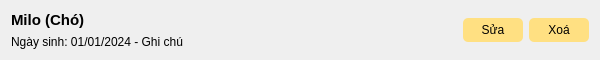
<?xml version="1.0" encoding="UTF-8"?>
<ui version="4.0">
 <class>Form</class>
 <widget class="QWidget" name="Form">
  <property name="geometry">
   <rect>
    <x>0</x>
    <y>0</y>
    <width>600</width>
    <height>60</height>
   </rect>
  </property>
  <property name="windowTitle">
   <string>Form</string>
  </property>
  <property name="styleSheet">
   <string notr="true">QPushButton {
	background: #FFE082;
	border: none;
	border-radius: 5px;
	padding: 5px;
	min-width: 50px;
	max-width: 50px;
}
QPushButton:hover {
	background: #FFC107;
}</string>
  </property>
  <layout class="QHBoxLayout" name="bo_cuc_ngang">
   <item>
    <layout class="QVBoxLayout" name="bo_cuc_thong_tin">
     <item>
      <widget class="QLabel" name="ten_va_loai">
       <property name="font">
        <font>
         <pointsize>11</pointsize>
         <bold>true</bold>
        </font>
       </property>
       <property name="text">
        <string>Milo (Chó)</string>
       </property>
      </widget>
     </item>
     <item>
      <widget class="QLabel" name="thong_tin_them">
       <property name="text">
        <string>Ngày sinh: 01/01/2024 - Ghi chú</string>
       </property>
       <property name="wordWrap">
        <bool>true</bool>
       </property>
      </widget>
     </item>
    </layout>
   </item>
   <item>
    <widget class="QPushButton" name="nut_sua">
     <property name="text">
      <string>Sửa</string>
     </property>
    </widget>
   </item>
   <item>
    <widget class="QPushButton" name="nut_xoa">
     <property name="text">
      <string>Xoá</string>
     </property>
    </widget>
   </item>
  </layout>
 </widget>
 <resources/>
 <connections/>
</ui>
